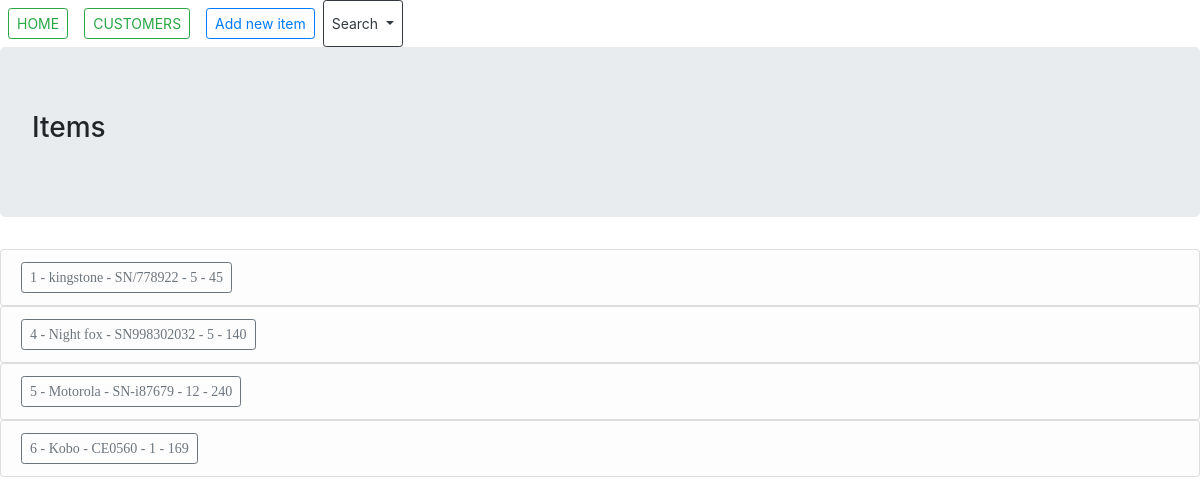
/items, run on an earlier commit of the app's database.
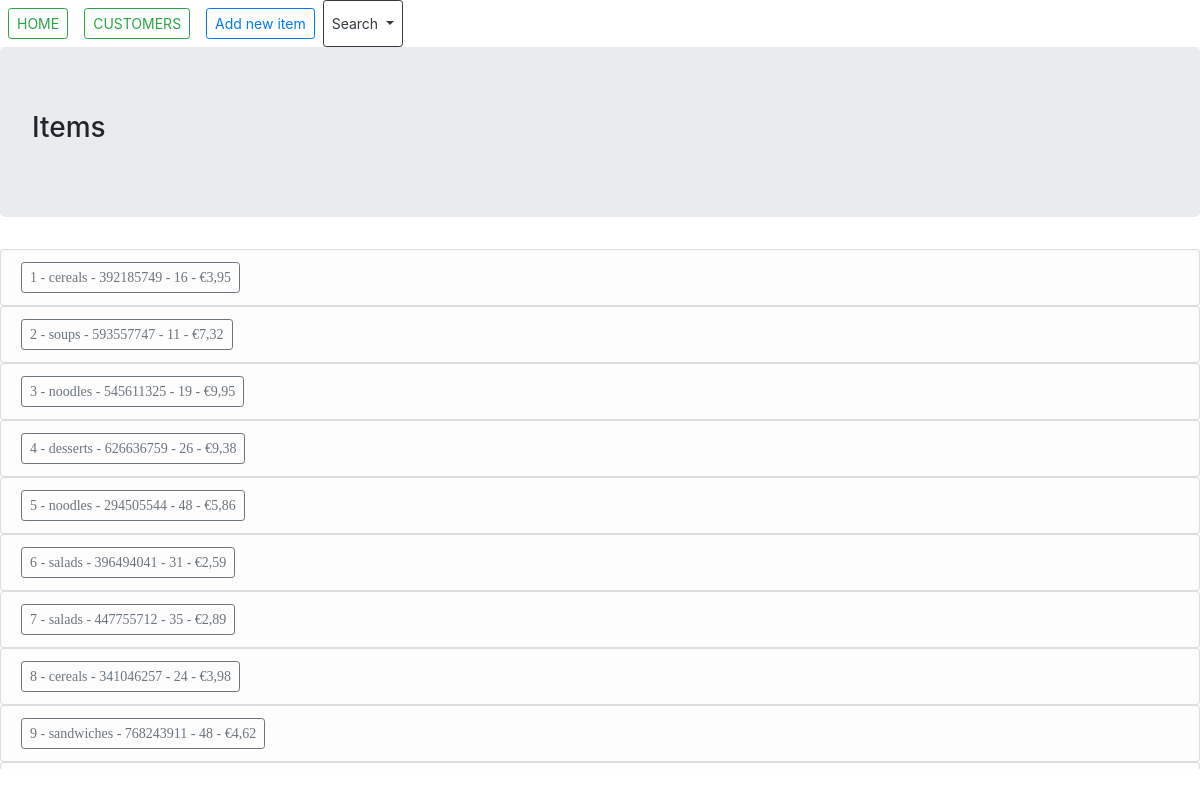
And on a later commit of the database.
### models.py (models this page shows)
class Item(db.Model):
    item_id = db.Column(db.Integer, primary_key=True, autoincrement=True)
    name = db.Column(db.String(100), unique=False)
    serial = db.Column(db.String(30), unique=True)
    quantity = db.Column(db.Integer)
    price = db.Column(db.Integer)
    def __repr__(self):
        return "{} - {} - {} - {} - {}".format(self.item_id, self.name, self.serial, self.quantity, self.price)

### app.py (the view)
@app.route("/items", methods=["POST", "GET"])
def items():
    form = SelectItemForm()
    all_items = show_all_items()
    return render_template("items.html", all_items=all_items, form=form)

### models.py (called while the page is built)
def show_all_items():
    all_items = Item.query.all()
    return all_items

### templates/items.html (shortened to what this page needs)
{%extends "customers_items_layout.html"%}
{%block content%}
  <nav class="navbar-fixed-top navbar-expand-lg navbar-light">
    <div class="navbar-nav navbar-fixed-top">
      <a class="nav-item nav-link" href="{{ url_for('home') }}"><button class="btn btn-outline-success btn-sm" type="button">HOME</button></a>
      <a class="nav-item nav-link" href="{{ url_for('customers') }}"><button class="btn btn-outline-success btn-sm" type="button">CUSTOMERS</button></a>
      <a class="nav-item nav-link" href="{{ url_for('add_new_item') }}"><button class="btn btn-outline-primary btn-sm" type="button">Add new item</button></a>
      <button class="btn  btn-outline-dark btn-sm dropdown-toggle" type="button" id="dropdownMenuButton" data-toggle="dropdown" aria-haspopup="true" aria-expanded="false">
        Search
      </button>
    </div>
  </nav>
<div class="jumbotron">
  <h3>Items</h3>
</div>
<div style="height:520px;width:520  px;font:16px/26px Georgia, Garamond, Serif;overflow:auto;">
  <strong>{%for item in all_items%}</strong>
  <ul class="list-group">
    <li class="list-group-item list-group-item-light"> <a href={{item.item_id}}><button class="btn btn-sm btn-outline-secondary" type="button">{{item}}</button></a></li>
  </ul>
  {%endfor%}
</div>
{%endblock content%}

What changed in the data, as far as the page shows it:
changed Item: item_id+name+serial "1 - kingstone - SN/778922 - 5 - 45" → "1 - cereals - 392185749 - 16 - €3,95"
added Item: item_id+name+serial "2 - soups - 593557747 - 11 - €7,32"
added Item: item_id+name+serial "3 - noodles - 545611325 - 19 - €9,95"
changed Item: item_id+name+serial "4 - Night fox - SN998302032 - 5 - 140" → "4 - desserts - 626636759 - 26 - €9,38"
changed Item: item_id+name+serial "5 - Motorola - SN-i87679 - 12 - 240" → "5 - noodles - 294505544 - 48 - €5,86"
changed Item: item_id+name+serial "6 - Kobo - CE0560 - 1 - 169" → "6 - salads - 396494041 - 31 - €2,59"
added Item: item_id+name+serial "7 - salads - 447755712 - 35 - €2,89"
added Item: item_id+name+serial "8 - cereals - 341046257 - 24 - €3,98"
added Item: item_id+name+serial "9 - sandwiches - 768243911 - 48 - €4,62"
